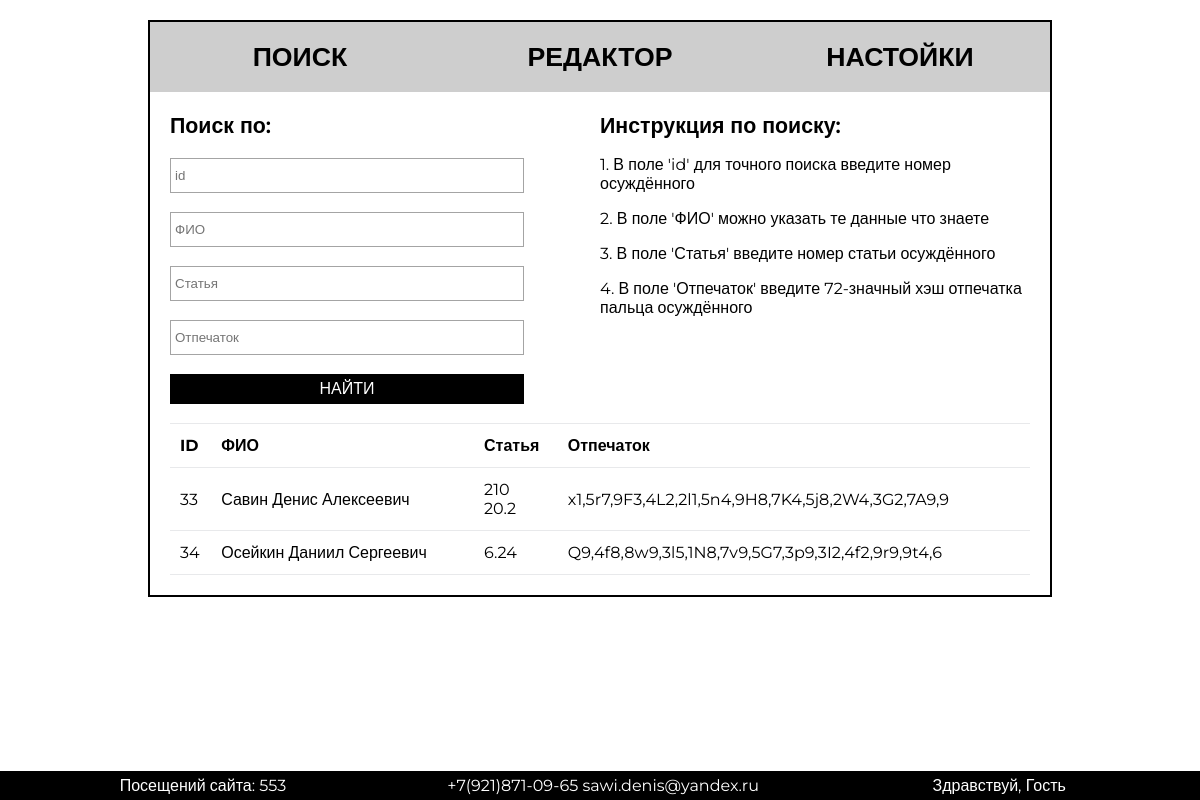
The page / on the database its author committed.
### tables this page shows
CREATE TABLE `criminal` (
  `id` int(5) NOT NULL,
  `fio` text NOT NULL,
  `article` text NOT NULL,
  `hash` text NOT NULL
);

CREATE TABLE `article` (
  `id` int(11) NOT NULL,
  `article` float NOT NULL,
  `info` text NOT NULL
);

### script/show_table.php (the view)
<?php
include("link_bd.php");
function arcticle($id) {
	include("link_bd.php");
	$sql = "SELECT article FROM criminal WHERE id = ".$id;
	$result = $connection->query($sql);
	$row=$result->fetch();
	if ($row['article'] == '') {
		return("нет");
	} else {
		$mass = split(" ", $row['article']);
		for ($i=0; $i < count($mass); $i++) {
			$sql = "SELECT article FROM article WHERE id = ".$mass[$i];
			$result = $connection->query($sql);
			$row=$result->fetch();
			echo $row['article']."<br>";
		}
	}
}
$sql = "SELECT * FROM criminal";
$result = $connection->query($sql);?>
<table id="table-after-search">
	<thead>
    <tr>
      <td>ID</td>
      <td>ФИО</td>
      <td>Статья</td>
      <td>Отпечаток</td>
    </tr>
  	</thead>
  	<tbody>
  		<?php
  		while($row=$result->fetch()) {
	    $id[$i] = $row['id'];
	    $fio[$i] = $row['fio'];
	    $hash[$i] = $row['hash'];
	    echo "<tr><td>", $id[$i], "</td>","<td>", $fio[$i], "</td>","<td>", arcticle($id[$i]), "</td>","<td>", $hash[$i], "</td>","</tr>";
	    $i++;
		}
		 ?>
	</tbody>
</table>

### index.php (shortened to what this page needs)
<!DOCTYPE html>
<html lang="en">
<head>
	<link rel="stylesheet" href="style/style.css">
</head>
<body><script>  localStorage.setItem('map', 'no-show');</script>
	<div class="container-fluid">
		<div class="header">
			<div class="menu-item" id="find" onclick="find()"><label>ПОИСК</label></div>
			<div class="menu-item" id="editor" onclick="editor()"><label>РЕДАКТОР</label></div>
			<div class="menu-item" id="settings" onclick="settings()"><label>НАСТОЙКИ</label></div>
		</div>
		<div class="main">
			<div id="find-block">
				<div id="find-block-side">
					<label style="font-weight: 600; font-size: 16pt">Поиск по:</label><br><br>
					<input type="text"class="textbox" placeholder="id" name="id" id="id"><br><br>
					<input type="text"class="textbox" placeholder="ФИО" name="fio" id="fio"><br><br>
					<input type="text"class="textbox" placeholder="Статья" name="article" id="article"><br><br>
					<input type="text"class="textbox" placeholder="Отпечаток" name="hash" id="hash"><br><br>
					<div id="submit-find" onClick="find_show()">НАЙТИ</div><br>
				</div>
				<div id="find-block-info">
					<label style="font-weight: 600; font-size: 16pt">Инструкция по поиску:</label><br>
					<p>1. В поле 'id' для точного поиска введите номер осуждённого</p>
					<p>2. В поле 'ФИО' можно указать те данные что знаете</p>
					<p>3. В поле 'Статья' введите номер статьи осуждённого</p>
					<p>4. В поле 'Отпечаток' введите 72-значный хэш отпечатка пальца осуждённого</p>
				</div>
				<br>
				<div id="find-block-table">
					<?php include("script/show_table.php"); ?>
				</div>
			</div>
					<div id="settings-menu-block-new-arrest" style="display: none;"><?php include('script/new-arrest.php') ?></div>
		</div>
	</div>
<div id="footer">
   <?php include ('script/counter.php')?>
  </div>
</body>
</html>

### script/counter.php (shortened to what this page needs)
<?php
include("link_bd.php");
$sql = "SELECT * FROM counter";
$result = $connection->query($sql);
echo "<div class='topic'>Посещений сайта:  ".$result->rowCount()."</div>
		<div class='topic'>+7(921)871-09-65 	sawi.denis@yandex.ru</div>";
if (isset($_SESSION["login"])) {
	echo "<div class='topic'>Здравствуй,  ".$_SESSION["login"]."</div>";
} else {
	echo "<div class='topic'>Здравствуй, Гость</div>";
}
?>

### style/style.css (style rules this page uses)
body { font-family: 'Montserrat', sans-serif; position: relative; height: 98vh; margin: 0; margin-top: 20px; -webkit-transition: all 0.5s; -moz-transition: all 0.5s; -o-transition: all 0.5s; }
.header { height: 70px; }
.container-fluid { width: 900px; height: auto; border: 2px solid black; margin:0 auto; }
.menu-item { float: left; width: 300px; height: 70px; background-color: #cecece; text-align: center; line-height:70px; font-size: 20pt; font-weight: bold; cursor: pointer; }
.menu-item>label { cursor: pointer; }
.main { width: auto; height: auto; //padding: 20px; margin: 20px; }
#find-block-side, #find-block-info { width: 430px; min-height: 300px; float: left; }
#find-block, #editor-block { -webkit-transition: display 0.3s; -moz-transition: display 0.3s; -o-transition: display 0.3s; }
.textbox { font-family: Arial, Helvetica, sans-serif; background: rgba(255, 255, 255, 0.44); color: #333; border: 1px solid #A4A4A4; padding: 4px 8px 4px 4px !important; line-height: 1; width: 340px; height:25px; }
table { width: 100%; border-collapse: collapse; }
table td { padding: 12px 5px 12px 10px; }
table thead tr { font-weight: bold; border-top: 1px solid #e8e9eb; }
table tr { border-bottom: 1px solid #e8e9eb; }
#submit-find { width: 354px; height: 30px; background-color: black; color: white; text-align: center; line-height:30px; cursor: pointer; }
.topic { display: inline-block; width: 33%; text-align: center; height: 100%; }
#footer { position: fixed; left: 0; bottom: 0; padding: 5px; background: black; //background: #39b54a; color: #fff; width: 100%; }

### rows shown on the page
criminal: i "33", i "Савин Денис Алексеевич", i "x1,5r7,9F3,4L2,2l1,5n4,9H8,7K4,5j8,2W4,3G2,7A9,9"
article: article "210"
article: article "20.2"
criminal: i "34", i "Осейкин Даниил Сергеевич", i "Q9,4f8,8w9,3l5,1N8,7v9,5G7,3p9,3I2,4f2,9r9,9t4,6"
article: article "6.24"

### other values the page prints
$result->rowCount() "553"
